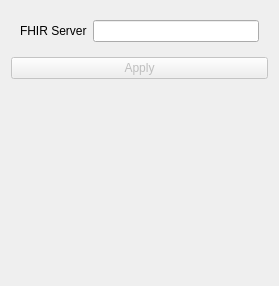
<?xml version="1.0" encoding="UTF-8"?>
<ui version="4.0">
 <class>FHIRReader</class>
 <widget class="qMRMLWidget" name="FHIRReader">
  <property name="geometry">
   <rect>
    <x>0</x>
    <y>0</y>
    <width>279</width>
    <height>286</height>
   </rect>
  </property>
  <layout class="QVBoxLayout" name="verticalLayout">
   <item>
    <widget class="ctkCollapsibleButton" name="inputsCollapsibleButton" native="true">
     <property name="text" stdset="0">
      <string>Inputs</string>
     </property>
     <layout class="QFormLayout" name="formLayout_2">
      <item row="1" column="0">
       <widget class="QLabel" name="label">
        <property name="text">
         <string>FHIR Server</string>
        </property>
       </widget>
      </item>
      <item row="1" column="1">
       <widget class="QLineEdit" name="FhirServerLineEdit"/>
      </item>
     </layout>
    </widget>
   </item>
   <item>
    <widget class="QPushButton" name="applyButton">
     <property name="enabled">
      <bool>false</bool>
     </property>
     <property name="toolTip">
      <string>Run the algorithm.</string>
     </property>
     <property name="text">
      <string>Apply</string>
     </property>
    </widget>
   </item>
   <item>
    <spacer name="verticalSpacer">
     <property name="orientation">
      <enum>Qt::Vertical</enum>
     </property>
     <property name="sizeHint" stdset="0">
      <size>
       <width>20</width>
       <height>40</height>
      </size>
     </property>
    </spacer>
   </item>
  </layout>
 </widget>
 <customwidgets>
  <customwidget>
   <class>ctkCollapsibleButton</class>
   <extends>QWidget</extends>
   <header>ctkCollapsibleButton.h</header>
   <container>1</container>
  </customwidget>
  <customwidget>
   <class>qMRMLWidget</class>
   <extends>QWidget</extends>
   <header>qMRMLWidget.h</header>
   <container>1</container>
  </customwidget>
 </customwidgets>
 <resources/>
 <connections/>
</ui>
